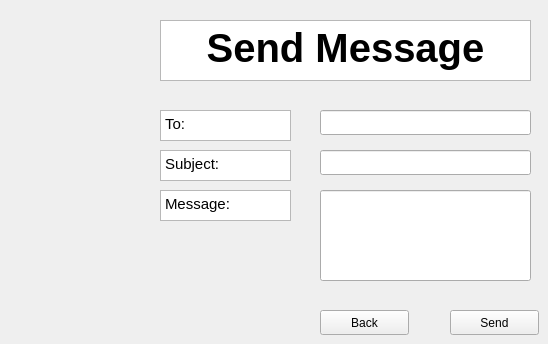
    <widget class="QWidget" name="sendMessage">
     <widget class="QPushButton" name="sendMessageBackButton">
      <property name="geometry">
       <rect>
        <x>320</x>
        <y>310</y>
        <width>89</width>
        <height>25</height>
       </rect>
      </property>
      <property name="text">
       <string>Back</string>
      </property>
     </widget>
     <widget class="QPushButton" name="sendMessageButton">
      <property name="geometry">
       <rect>
        <x>450</x>
        <y>310</y>
        <width>89</width>
        <height>25</height>
       </rect>
      </property>
      <property name="text">
       <string>Send</string>
      </property>
     </widget>
     <widget class="QLineEdit" name="lineEdit_2">
      <property name="geometry">
       <rect>
        <x>320</x>
        <y>150</y>
        <width>211</width>
        <height>25</height>
       </rect>
      </property>
     </widget>
     <widget class="QLineEdit" name="lineEdit_4">
      <property name="geometry">
       <rect>
        <x>320</x>
        <y>190</y>
        <width>211</width>
        <height>91</height>
       </rect>
      </property>
     </widget>
     <widget class="QTextBrowser" name="textBrowser_23">
      <property name="geometry">
       <rect>
        <x>160</x>
        <y>110</y>
        <width>131</width>
        <height>31</height>
       </rect>
      </property>
      <property name="html">
       <string>&lt;!DOCTYPE HTML PUBLIC &quot;-//W3C//DTD HTML 4.0//EN&quot; &quot;http://www.w3.org/TR/REC-html40/strict.dtd&quot;&gt;
&lt;html&gt;&lt;head&gt;&lt;meta name=&quot;qrichtext&quot; content=&quot;1&quot; /&gt;&lt;meta charset=&quot;utf-8&quot; /&gt;&lt;style type=&quot;text/css&quot;&gt;
p, li { white-space: pre-wrap; }
&lt;/style&gt;&lt;/head&gt;&lt;body style=&quot; font-family:'Ubuntu'; font-size:11pt; font-weight:400; font-style:normal;&quot;&gt;
&lt;p style=&quot; margin-top:0px; margin-bottom:0px; margin-left:0px; margin-right:0px; -qt-block-indent:0; text-indent:0px;&quot;&gt;To:&lt;/p&gt;&lt;/body&gt;&lt;/html&gt;</string>
      </property>
     </widget>
     <widget class="QTextBrowser" name="textBrowser_24">
      <property name="geometry">
       <rect>
        <x>160</x>
        <y>20</y>
        <width>371</width>
        <height>61</height>
       </rect>
      </property>
      <property name="html">
       <string>&lt;!DOCTYPE HTML PUBLIC &quot;-//W3C//DTD HTML 4.0//EN&quot; &quot;http://www.w3.org/TR/REC-html40/strict.dtd&quot;&gt;
&lt;html&gt;&lt;head&gt;&lt;meta name=&quot;qrichtext&quot; content=&quot;1&quot; /&gt;&lt;meta charset=&quot;utf-8&quot; /&gt;&lt;style type=&quot;text/css&quot;&gt;
p, li { white-space: pre-wrap; }
&lt;/style&gt;&lt;/head&gt;&lt;body style=&quot; font-family:'Ubuntu'; font-size:11pt; font-weight:400; font-style:normal;&quot;&gt;
&lt;p align=&quot;center&quot; style=&quot; margin-top:0px; margin-bottom:0px; margin-left:0px; margin-right:0px; -qt-block-indent:0; text-indent:0px;&quot;&gt;&lt;span style=&quot; font-size:40px; font-weight:600;&quot;&gt;Send Message&lt;/span&gt;&lt;/p&gt;&lt;/body&gt;&lt;/html&gt;</string>
      </property>
     </widget>
     <widget class="QTextBrowser" name="textBrowser_25">
      <property name="geometry">
       <rect>
        <x>160</x>
        <y>190</y>
        <width>131</width>
        <height>31</height>
       </rect>
      </property>
      <property name="html">
       <string>&lt;!DOCTYPE HTML PUBLIC &quot;-//W3C//DTD HTML 4.0//EN&quot; &quot;http://www.w3.org/TR/REC-html40/strict.dtd&quot;&gt;
&lt;html&gt;&lt;head&gt;&lt;meta name=&quot;qrichtext&quot; content=&quot;1&quot; /&gt;&lt;meta charset=&quot;utf-8&quot; /&gt;&lt;style type=&quot;text/css&quot;&gt;
p, li { white-space: pre-wrap; }
&lt;/style&gt;&lt;/head&gt;&lt;body style=&quot; font-family:'Ubuntu'; font-size:11pt; font-weight:400; font-style:normal;&quot;&gt;
&lt;p style=&quot; margin-top:0px; margin-bottom:0px; margin-left:0px; margin-right:0px; -qt-block-indent:0; text-indent:0px;&quot;&gt;Message:&lt;/p&gt;&lt;/body&gt;&lt;/html&gt;</string>
      </property>
     </widget>
     <widget class="QTextBrowser" name="textBrowser_26">
      <property name="geometry">
       <rect>
        <x>160</x>
        <y>150</y>
        <width>131</width>
        <height>31</height>
       </rect>
      </property>
      <property name="html">
       <string>&lt;!DOCTYPE HTML PUBLIC &quot;-//W3C//DTD HTML 4.0//EN&quot; &quot;http://www.w3.org/TR/REC-html40/strict.dtd&quot;&gt;
&lt;html&gt;&lt;head&gt;&lt;meta name=&quot;qrichtext&quot; content=&quot;1&quot; /&gt;&lt;meta charset=&quot;utf-8&quot; /&gt;&lt;style type=&quot;text/css&quot;&gt;
p, li { white-space: pre-wrap; }
&lt;/style&gt;&lt;/head&gt;&lt;body style=&quot; font-family:'Ubuntu'; font-size:11pt; font-weight:400; font-style:normal;&quot;&gt;
&lt;p style=&quot; margin-top:0px; margin-bottom:0px; margin-left:0px; margin-right:0px; -qt-block-indent:0; text-indent:0px;&quot;&gt;Subject:&lt;/p&gt;&lt;/body&gt;&lt;/html&gt;</string>
      </property>
     </widget>
     <widget class="QLineEdit" name="lineEdit">
      <property name="geometry">
       <rect>
        <x>320</x>
        <y>110</y>
        <width>211</width>
        <height>25</height>
       </rect>
      </property>
     </widget>
    </widget>
